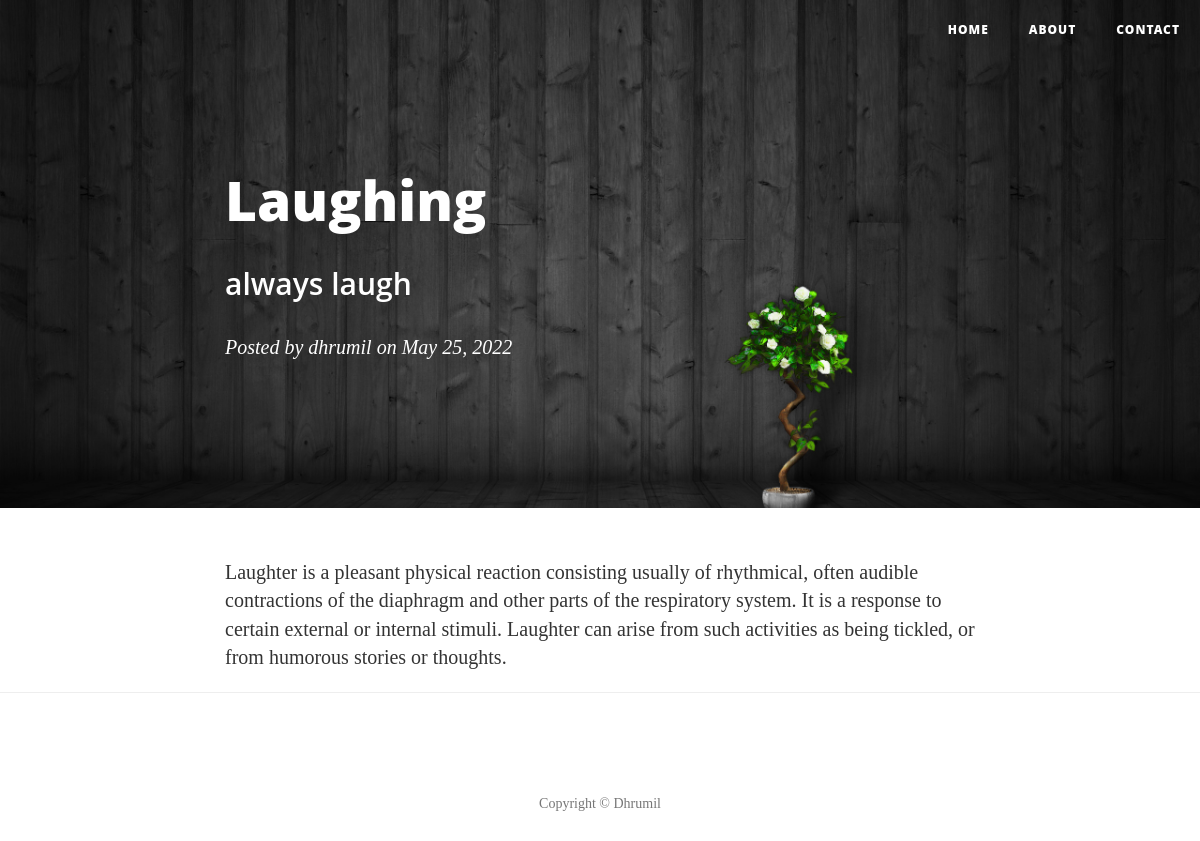
Screenshot of /article/8 with the database file from the repository.
### blog/models.py (models this page shows, shortened)
class Post(models.Model):
    title = models.CharField(max_length=255)
    title_tag = models.CharField(max_length=255)
    author = models.ForeignKey(User, on_delete=models.CASCADE)
    body = RichTextField(blank=True,null=True)
    post_date = models.DateField(auto_now_add=True)

### blog/views.py (the view)
# urls.py: path('article/<int:pk>',ArticleDetailView.as_view(), name='article-detail'),
class ArticleDetailView(DetailView):
    model = Post
    template_name = 'post.html'

### templates/post.html (shortened to what this page needs)
{% load static %}
<!DOCTYPE html>
<html lang="en">
<head>
    <link href="{% static 'vendor/bootstrap/css/bootstrap.min.css' %}" rel="stylesheet">
    <link href="{% static 'css/clean-blog.min.css' %}" rel="stylesheet">
    <link href="{% static 'vendor/font-awesome/css/font-awesome.min.css' %}" rel="stylesheet" type="text/css">
</head>
<body>
    <nav class="navbar navbar-default navbar-custom navbar-fixed-top">
        <div class="container-fluid">
            <div class="collapse navbar-collapse" id="bs-example-navbar-collapse-1">
                <ul class="nav navbar-nav navbar-right">
                    <li>
                        <a href="{% url 'home' %}">Home</a>
                    </li>
                    <li>
                        <a href="{% url 'about' %}">About</a>
                    </li>
                    <li>
                        <a href="{% url 'contact' %}">Contact</a>
                    </li>
                </ul>
            </div>
        </div>
    </nav>
    <header class="intro-header" style="background-image: url('{% static 'img/post.jpg' %}')">
        <div class="container">
            <div class="row">
                <div class="col-lg-8 col-lg-offset-2 col-md-10 col-md-offset-1">
                    <div class="post-heading">
                        <h1>{{post.title}}</h1>
                        <h2 class="subheading"><p>{{post.title_tag}}</p></h2>
                        <span class="meta">Posted by <a href="#">{{post.author|safe}} on {{post.post_date}}</span>
                    </div>
                </div>
            </div>
        </div>
    </header>
    <article>
        <div class="container">
            <div class="row">
                <div class="col-lg-8 col-lg-offset-2 col-md-10 col-md-offset-1">
                    {{ post.body|safe }}
                </div>
            </div>
        </div>
    </article>
    <hr>
    <footer>
        <div class="container">
            <div class="row">
                <div class="col-lg-8 col-lg-offset-2 col-md-10 col-md-offset-1">
                    <p class="copyright text-muted">Copyright &copy; Dhrumil</p>
                </div>
            </div>
        </div>
    </footer>
</body>
</html>

### rows the page displays
Post: title "Laughing", title_tag "always laugh", author "dhrumil", post_date "May 25, 2022", body "Laughter is a pleasant physical reaction consisting usually of rhythmical, often audible contractions of the diaphragm and other parts of the respiratory system. It is a response to certain external or internal stimuli. Laughter can arise from such activities as being tickled, or from humorous stories or thoughts."
